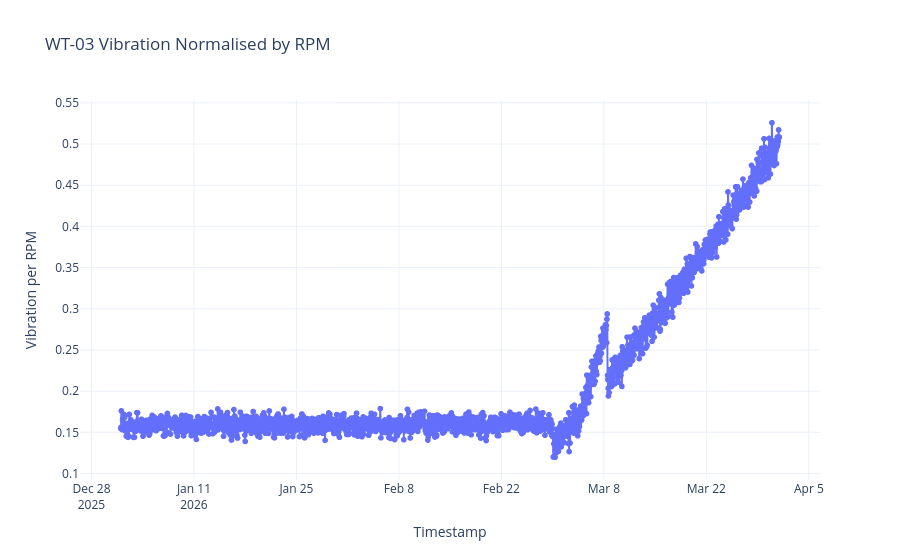

The notebook cell saved with this chart:
### Markdown cell above
## Section 3: Vibration Normalised by RPM [15 mins]

Rather than rescaling every feature separately, compare vibration against RPM. This gives a simple view of how much vibration the turbine is producing for a given operating speed.

A rising vibration-to-RPM ratio can be a useful warning sign when a machine starts to behave less smoothly.

### Code cell
wt03_df = df[df['Turbine_ID'] == 'WT-03'].sort_values('Timestamp').copy()

wt03_df['Vibration_per_RPM'] = wt03_df['Vibration_mm_s'] / wt03_df['RPM'].replace(0, np.nan)

fig = px.line(
    wt03_df,
    x='Timestamp',
    y='Vibration_per_RPM',
    markers=True,
    title='WT-03 Vibration Normalised by RPM',
    hover_data=['Bearing_Temperature_C', 'Vibration_mm_s', 'RPM'],
)
fig.update_layout(
    template='plotly_white',
    xaxis_title='Timestamp',
    yaxis_title='Vibration per RPM',
)
fig

### Figure 1 — Plotly figure (JSON) as saved in the notebook; plotly's stock layout.template omitted (floating-point values rounded to 4 significant figures; data arrays with more than 128 entries replaced by an {"elided": "..."} marker saying what was removed)
{"data": [{"customdata": {"elided": "2160x3 float values"}, "hovertemplate": "Timestamp=%{x}<br>Vibration_per_RPM=%{y}<br>Bearing_Temperature_C=%{customdata[0]}<br>Vibration_mm_s=%{customdata[1]}<br>RPM=%{customdata[2]}<extra></extra>", "legendgroup": "", "line": {"color": "#636efa", "dash": "solid"}, "marker": {"symbol": "circle"}, "mode": "lines+markers", "name": "", "showlegend": false, "type": "scattergl", "x": {"elided": "2160 str values"}, "xaxis": "x", "y": {"elided": "2160 float values"}, "yaxis": "y"}], "layout": {"legend": {"tracegroupgap": 0}, "title": {"text": "WT-03 Vibration Normalised by RPM"}, "xaxis": {"anchor": "y", "domain": [0, 1], "title": {"text": "Timestamp"}}, "yaxis": {"anchor": "x", "domain": [0, 1], "title": {"text": "Vibration per RPM"}}}}
